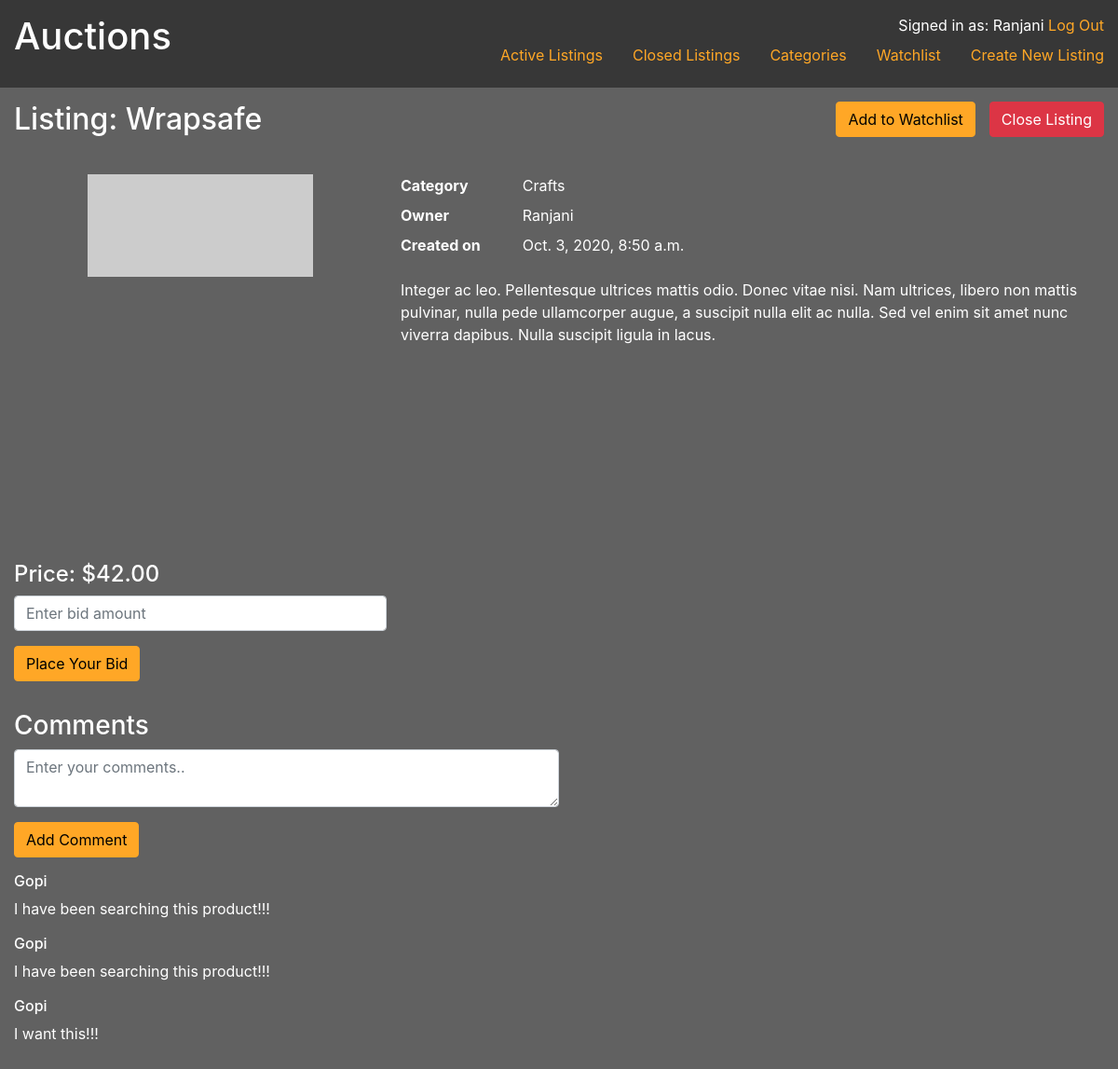
The page /listingpage/9 (signed in) on the database its author committed.
### auctions/models.py (models this page shows, shortened)
class User(AbstractUser):
    pass

class Product(models.Model):
    name = models.CharField(max_length=64)
    category = models.ForeignKey(Category, on_delete=models.SET_NULL, related_name="products", null=True, blank=True)
    current_price = models.DecimalField(max_digits=10, decimal_places=2)
    description = models.TextField()
    image_url = models.URLField(null=True, blank=True)
    owner = models.ForeignKey(User, on_delete=models.CASCADE, related_name="products")
    created_date = models.DateTimeField(auto_now_add=True)
    open = models.BooleanField(default=True)
    winner = models.ForeignKey(User, on_delete=models.SET_NULL, null=True, blank=True)

class Category(models.Model):
    name = models.CharField(max_length=64)

class Comment(models.Model):
    product = models.ForeignKey(Product, on_delete=models.CASCADE, related_name="comments")
    user = models.ForeignKey(User, on_delete=models.CASCADE, related_name="comments")
    comment = models.TextField(max_length=100)

### auctions/views.py (the view, shortened to what this page needs)
# urls.py: path("listingpage/<int:product_id>", views.listingpage, name="listingpage"),
def listingpage(request, product_id):
    product = Product.objects.get(pk=product_id)
    comments = Comment.objects.filter(product=product)
    return render(request, "auctions/listingpage.html", {
        "product": product,
        "is_watching": is_watching(request.user, product),
        "comments": comments
    })

### auctions/views.py (called while the page is built)
def is_watching(user, product):
    if not user.is_authenticated:
        return False
    watch_list = Watchlist.objects.filter(product=product, user=user)
    return bool(len(watch_list))

### auctions/templates/auctions/listingpage.html (shortened to what this page needs)
{% extends "auctions/layout.html" %}
{% load static %}
{% block page_style %}
<link href="{% static 'auctions/listingpage.css' %}" rel="stylesheet">
{% endblock %}
{% block body %}
<article class="listing">
    <h2 class="title">Listing: {{ product.name }}</h2>
    <div class="actions">
        {% if user.is_authenticated %}
        <form method="POST">
            {% csrf_token %} {% if not is_watching %}
            <button type="submit" value="add-watchlist" name="action" class="btn btn-primary custom">
                Add to Watchlist
            </button>
            {% else %}
            <button type="submit" value="remove-watchlist" name="action" class="btn btn-primary custom">
                Remove from Watchlist
            </button>
            {% endif %}
        </form>
        {% endif %}
        {% if user.id is product.owner.id and product.open %}
        <form method="POST">
            <button type="submit" value="close-listing" name="action" class="btn btn-danger margin-left">
                Close Listing
            </button>
        </form>
        {% endif %}
    </div>
    <div class="image-price">
        <div class="img-container">
            {% if product.image_url %}
            <img src="{{ product.image_url }}">
            {% else %}
            <img src="https://via.placeholder.com/400/FFFFFF/000000?text=No Image Available">
            {% endif %}
        </div>
        <h4>Price: ${{ product.current_price }}</h4>
        {% if user.is_authenticated and product.open %}
        <form method="POST">
            <div class="form-group">
                <input type="number" name="bidamount" placeholder="Enter bid amount" class="form-control"
                       min="{{ product.current_price }}"
                       step="0.01">
            </div>
            <button type="submit" value="place-bid" name="action" class="btn btn-primary custom">
                Place Your Bid
            </button>
        </form>
        {% endif %}
    </div>
    <div class="details">
        <dl class="row">
            <dt class="col-sm-2">Category</dt>
            <dd class="col-sm-10">{{ product.category.name }}</dd>
            <dt class="col-sm-2">Owner</dt>
            <dd class="col-sm-10">{{ product.owner.username }}</dd>
            <dt class="col-sm-2">Created on</dt>
            <dd class="col-sm-10">{{ product.created_date }}</dd>
        </dl>
        <div>
            {{ product.description }}
        </div>
    </div>
    <div class="comments">
        <h3>Comments</h3>
        {% if user.is_authenticated %}
        <form method="POST">
            <div class="form-group">
                <textarea name="comment" class="form-control max-width-50" placeholder="Enter your comments.."></textarea>
            </div>
            <button type="submit" value="add-comment" name="action" class="btn btn-primary custom">
                Add Comment
            </button>
        </form>
        {% endif %}
        {% for comment in comments %}
        <div class="comment">
            <h6>{{ comment.user.username }}</h6>
            <p>{{ comment.comment }}</p>
        </div>
        {% endfor %}
    </div>
</article>
{% endblock %}

### auctions/templates/auctions/layout.html (shortened to what this page needs)
{% load static %}
<html lang="en">
<head>
    <link rel="stylesheet" href="https://stackpath.bootstrapcdn.com/bootstrap/4.4.1/css/bootstrap.min.css"
>
    <link href="{% static 'auctions/master.css' %}" rel="stylesheet">
    {% block page_style %} {% endblock %}
</head>
<body>
<header>
    <h1 class="title">Auctions</h1>
    <div class="user-info">
        {% if user.is_authenticated %}
        Signed in as: {{ user.username }}
        <a href="{% url 'logout' %}">Log Out</a>
        {% else %}
        <a href="{% url 'login' %}">Log In</a>
        |
        <a href="{% url 'register' %}">Register</a>
        {% endif %}
    </div>
    <ul class="nav">
        <li class="nav-item">
            <a class="nav-link" href="{% url 'index' %}">Active Listings</a>
        </li>
        <li class="nav-item">
            <a class="nav-link" href="{% url 'index' %}?closed=true">Closed Listings</a>
        </li>
        <li class="nav-item">
            <a class="nav-link" href="{% url 'categories' %}">Categories</a>
        </li>
        {% if user.is_authenticated %}
        <li class="nav-item">
            <a class="nav-link" href="{% url 'watchlist' %}">Watchlist</a>
        </li>
        <li class="nav-item">
            <a class="nav-link" href="{% url 'createlist' %}">Create New Listing</a>
        </li>
        {% endif %}
    </ul>
</header>
<main>
    {% block body %}
    {% endblock %}
</main>
</body>
</html>

### auctions/static/auctions/master.css (style rules this page uses)
:root { --primary: #616161; --secondary: #ffa726; --primary-text: #ffffff; --primary-dark: #373737; --secondary-text: #000000; --secondary-dark: #c77800; }
body { background-color: var(--primary); color: var(--primary-text); margin: 0; padding: 0; }
a, a:link, a:visited, a:hover, a:focus, a:active { color: var(--secondary); }
header { display: grid; grid-template-areas: "title . status" "title nav nav"; background-color: var(--primary-dark); padding: 15px; }
header .title { grid-area: title; }
header .user-info { grid-area: status; text-align: right; }
header .nav { grid-area: nav; }
header ul { justify-content: flex-end; }
header li:last-child a { padding-right: 0; }
main { padding: 15px; }
h2 { margin-bottom: 25px; }
.margin-left { margin-left: 15px; }
.max-width-50 { max-width: 50%; }
.btn.btn-primary.custom { background-color: var(--secondary); border-color: var(--secondary); color: var(--secondary-text); }

### auctions/static/auctions/listingpage.css (style rules this page uses)
.listing { display: grid; grid-template-areas: "title title actions" "image-price details details" "comments comments comments"; grid-template-columns: 400px 1fr 1fr; grid-gap: 15px; }
.title { grid-area: title; }
.actions { grid-area: actions; display: flex; justify-content: flex-end; }
.image-price { grid-area: image-price; }
.img-container { height: 400px; text-align: center; margin-bottom: 15px; }
.img-container img { max-width: 100%; max-height: 100%; }
.details { grid-area: details; }
.comments { grid-area: comments; }

### rows shown on the page
User: username "Ranjani"
Product: name "Wrapsafe", current_price "42.00", category.name "Crafts", owner.username "Ranjani", created_date "Oct. 3, 2020, 8:50 a.m.", description "Integer ac leo. Pellentesque ultrices mattis odio. Donec vitae nisi. Nam ultrices, libero non mattis pulvinar, nulla pede ullamcorper augue, a suscipit nulla elit ac nulla. Sed vel enim sit amet nunc viverra dapibus. Nulla suscipit ligula in lacus."
Comment: user.username "Gopi", comment "I have been searching this product!!!"
Comment: user.username "Gopi", comment "I have been searching this product!!!"
Comment: user.username "Gopi", comment "I want this!!!"
